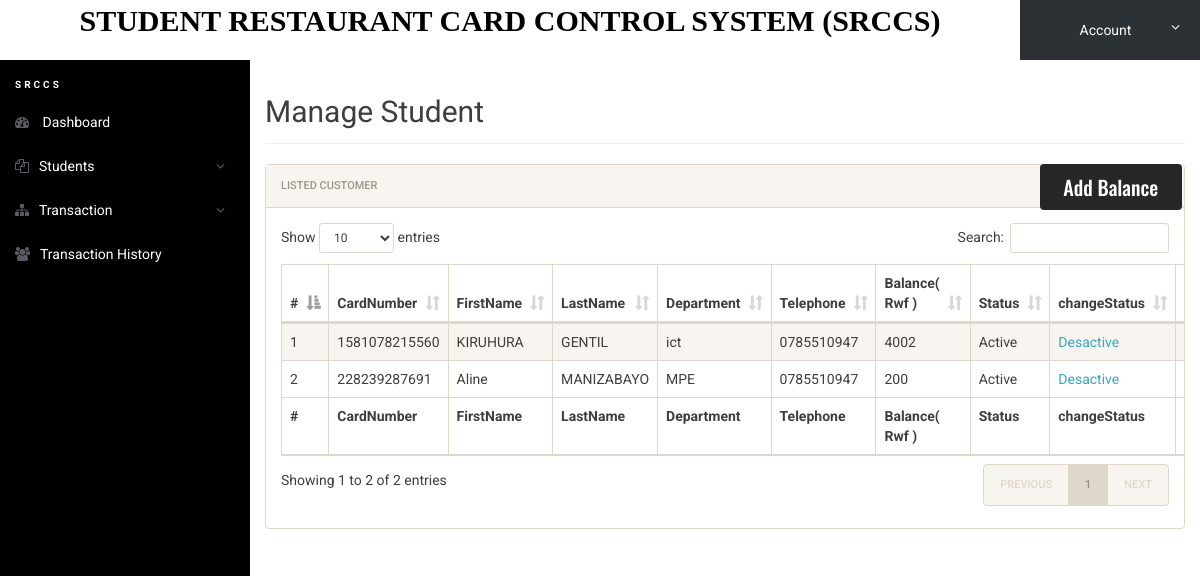
The app's page /manage-customer.php (signed in) with its own data.
### tables this page shows
CREATE TABLE `customer` (
  `cardnumber` varchar(100) NOT NULL,
  `firstname` varchar(20) NOT NULL,
  `lastname` varchar(20) NOT NULL,
  `department` varchar(20) NOT NULL,
  `telephone` varchar(20) NOT NULL,
  `balance` varchar(20) NOT NULL,
  `cardstatus` int(50) NOT NULL DEFAULT 1
);

### manage-customer.php (the view, shortened to what this page needs)
<?php
include('includes/config.php');
if(strlen($_SESSION['alogin'])==0)
	{
header('location:index.php');
}
else{
?>
<!doctype html>
<html lang="en" class="no-js">
<head>
	<link rel="stylesheet" href="css/font-awesome.min.css">
	<link rel="stylesheet" href="css/bootstrap.min.css">
	<link rel="stylesheet" href="css/dataTables.bootstrap.min.css">
	<link rel="stylesheet" href="css/bootstrap-social.css">
	<link rel="stylesheet" href="css/bootstrap-select.css">
	<link rel="stylesheet" href="css/fileinput.min.css">
	<link rel="stylesheet" href="css/awesome-bootstrap-checkbox.css">
	<link rel="stylesheet" href="css/style.css">
</head>
<body>
	<?php include('includes/header.php');?>
	<div class="ts-main-content">
		<?php include('includes/leftbar.php');?>
		<div class="content-wrapper">
			<div class="container-fluid">
				<div class="row">
					<div class="col-md-12">
						<h2 class="page-title">Manage Student</h2>
						<a href="addbalance.php" class="form-control btn btn-dark"
style="width: 15%;
position: absolute;
right: 0px;
font-size: 20px;
 margin-right: 18px;
">Add Balance</a>
						<div class="panel panel-default">
							<div class="panel-heading">Listed Customer</div>
							<div class="panel-body">
								<table id="zctb" class="display table table-striped table-bordered table-hover" cellspacing="0" width="100%">
									<thead>
										<tr>
										<th>#</th>
											<th>CardNumber</th>
											<th>FirstName</th>
											<th>LastName</th>
											<th>Department</th>
											<th>Telephone</th>
											<th>Balance( Rwf )</th>
											<th>Status</th>
											<th>changeStatus</th>
											<th>Action</th>
										</tr>
									</thead>
									<tfoot>
										<tr>
										<th>#</th>
											<th>CardNumber</th>
											<th>FirstName</th>
											<th>LastName</th>
											<th>Department</th>
											<th>Telephone</th>
											<th>Balance( Rwf )</th>
											<th>Status</th>
											<th>changeStatus</th>
											<th>Action</th>
										</tr>
									</tfoot>
									<tbody>
<?php
$sql = "SELECT * from  Customer ";
$query = $dbh -> prepare($sql);
$query->execute();
$results=$query->fetchAll(PDO::FETCH_OBJ);
$cnt=1;
if($query->rowCount() > 0)
{
foreach($results as $result)
{				?>
										<tr>
											<td><?php echo htmlentities($cnt);?></td>
											<td><?php echo htmlentities($result->cardnumber);?></td>
											<td><?php echo htmlentities($result->firstname);?></td>
											<td><?php echo htmlentities($result->lastname);?></td>
											<td><?php echo htmlentities($result->department);?></td>
											<td><?php echo htmlentities($result->telephone);?></td>
											<td><?php echo htmlentities($result->balance)?></td>
											<td><?php
											if( htmlentities($result->cardstatus) == "1" ){
												echo "Active";
											}else{
												echo "Desactive";
											}?>
											</td>
											<td>
												<?php
											if( htmlentities($result->cardstatus) == "1" )
												echo "<a href=update_status.php?cardnumber=".$result->cardnumber.">Desactive</a>";
											else
												echo "<a href=active.php?cardnumber=".$result->cardnumber." >Active</a>";
											?>
											</td>
<td><a href="edit-customer.php?cardnumber=<?php echo $result->cardnumber;?>"><i class="fa fa-edit"></i></a>&nbsp;&nbsp;
<a href="manage-customer.php?del=<?php echo $result->cardnumber;?>" onclick="return confirm('Do you want to delete');"><i class="fa fa-close"></i></a></td>
										</tr>
										<?php $cnt=$cnt+1; }} ?>
									</tbody>
								</table>
							</div>
						</div>
					</div>
				</div>
			</div>
		</div>
	</div>
</body>
</html>
<?php } ?>

### includes/header.php (shortened to what this page needs)
<div class="brand clearfix" style="background: white;text-align: center;">
	<a href="dashboard.php" style=" font-family: cursive; font-size: 30px; color: black;"><b>    STUDENT RESTAURANT CARD CONTROL SYSTEM (SRCCS)</b></a>
		<ul class="ts-profile-nav" >
			<li class="ts-account">
				<a href="#">Account <i class="fa fa-angle-down hidden-side"></i></a>
			</li>
		</ul>
	</div>

### includes/leftbar.php (shortened to what this page needs)
	<nav class="ts-sidebar" style="background: black;">
			<ul class="ts-sidebar-menu">
				<li class="ts-label" style="color:white;"><b>SRCCS</b></li>
				<li><a href="dashboard.php"><i class="fa fa-dashboard"></i> Dashboard</a></li>
<li><a href="#"><i class="fa fa-files-o"></i>Students</a>
</li>
<li><a href="#"><i class="fa fa-sitemap"></i>Transaction</a>
				</li>
				<li><a href="history.php"><i class="fa fa-users"></i>Transaction History</a></li>
		</ul>
		</nav>

### css/style.css (style rules this page uses)
html { font-size: 14px; }
@media only screen and (min-width: 480px) { html { font-size: 17px; } }
@media only screen and (min-width: 768px) { html { font-size: 14px; } }
body { font-size: 1em; }
a { color: #37a6c4; }
.btn { font-family: 'Oswald', sans-serif; }
.btn-dark { background: #272727; color: #fff; }
.panel { overflow: hidden; }
ul, li { margin: 0; padding: 0; list-style: none; }
.btn { text-transform: none; }
.page-title { padding-bottom: 15px; margin-bottom: 20px; border-bottom: 1px solid #f0f0f0; }
.brand { background: #3e454c; position: relative; z-index: 3; position: fixed; width: 100%; top: 0; }
.brand .ts-profile-nav { float: right; display: none; }
.brand .ts-profile-nav li { float: left; position: relative; }
.brand .ts-profile-nav li a { display: block; padding: 20px; color: #fff; }
.brand .ts-profile-nav .ts-account .fa-angle-down { float: right; }
.brand .ts-profile-nav .ts-account > a { width: 180px; background: #2c3136; }
@media only screen and (min-width: 992px) { .brand .ts-profile-nav { display: block; } }
.ts-sidebar { background: #2c3136; max-height: 0; transition: max-height 0.3s; overflow: hidden; position: fixed; z-index: 2; width: 100%; bottom: 0; top: 60px; overflow-y: auto; }
@media only screen and (min-width: 992px) { .ts-sidebar { max-height: 100%; bottom: 0; } }
.ts-sidebar-menu .ts-label { color: #585c64; font-weight: bold; padding: 8px 15px; text-transform: uppercase; font-size: 10px; letter-spacing: 3px; margin-top: 10px; }
.ts-sidebar-menu a { display: block; text-decoration: none; padding: 12px 15px; color: #fff; }
.ts-sidebar-menu li { position: relative; }
.ts-sidebar-menu li i { color: #585c64; margin-right: 10px; }
.ts-main-content .content-wrapper { padding-top: 15px; margin-top: 60px; }
@media only screen and (min-width: 992px) { .ts-main-content .ts-sidebar { width: 250px; float: left; } }
@media only screen and (min-width: 992px) { .ts-main-content .content-wrapper { margin-left: 250px; } }

### records on screen
customer: cardnumber "1581078215560", firstname "KIRUHURA", lastname "GENTIL", department "ict", telephone "0785510947", balance "4002", cardstatus "Active"
customer: cardnumber "228239287691", firstname "Aline", lastname "MANIZABAYO", department "MPE", telephone "0785510947", balance "200", cardstatus "Active"
